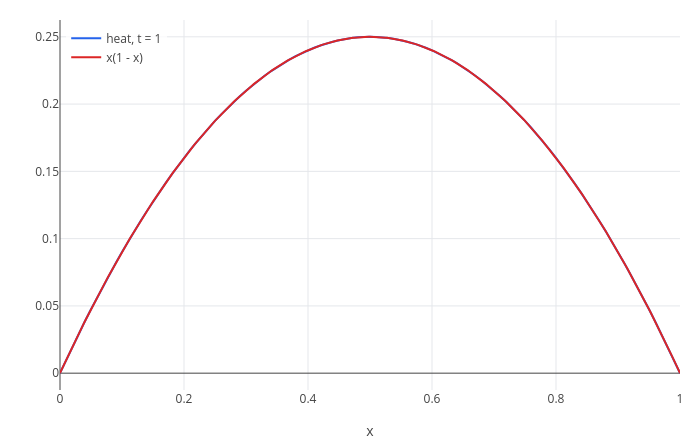

The code cell stored with this chart in its notebook:
### Markdown cell above
A **source** adds heat inside the rod, as an electric current does in a wire: $u_t = u_{xx} + q(x, t)$. With
$q = 2$ and both ends at 0, the steady state solves $u'' = -2$, which is $u = x(1 - x)$:

### Code cell
s = heat(0, x, 0, 1, 1, {source: 2});
U = s.u;
final = U(end);
p = legend(plot(s.x, final), "heat, t = 1");
show(p, legend(plot(x*(1 - x), x, 0, 1), "x(1 - x)"))

### Figure 1 — Plotly figure (JSON) as saved in the notebook; plotly's stock layout.template omitted (floating-point values rounded to 4 significant figures; data arrays with more than 128 entries replaced by an {"elided": "..."} marker saying what was removed)
{"data": [{"line": {"color": "#2563eb", "width": 2}, "mode": "lines", "name": "heat, t = 1", "type": "scatter", "x": [0, 0.01, 0.02, 0.03, 0.04, 0.05, 0.06, 0.07, 0.08, 0.09, 0.1, 0.11, 0.12, 0.13, 0.14, 0.15, 0.16, 0.17, 0.18, 0.19, 0.2, 0.21, 0.22, 0.23, 0.24, 0.25, 0.26, 0.27, 0.28, 0.29, 0.3, 0.31, 0.32, 0.33, 0.34, 0.35, 0.36, 0.37, 0.38, 0.39, 0.4, 0.41, 0.42, 0.43, 0.44, 0.45, 0.46, 0.47, 0.48, 0.49, 0.5, 0.51, 0.52, 0.53, 0.54, 0.55, 0.56, 0.57, 0.58, 0.59, 0.6, 0.61, 0.62, 0.63, 0.64, 0.65, 0.66, 0.67, 0.68, 0.69, 0.7, 0.71, 0.72, 0.73, 0.74, 0.75, 0.76, 0.77, 0.78, 0.79, 0.8, 0.81, 0.82, 0.83, 0.84, 0.85, 0.86, 0.87, 0.88, 0.89, 0.9, 0.91, 0.92, 0.93, 0.94, 0.95, 0.96, 0.97, 0.98, 0.99, 1, null], "y": [0, 0.0099, 0.0196, 0.0291, 0.0384, 0.0475, 0.0564, 0.0651, 0.0736, 0.0819, 0.09, 0.0979, 0.1056, 0.1131, 0.1204, 0.1275, 0.1344, 0.1411, 0.1476, 0.1539, 0.16, 0.1659, 0.1716, 0.1771, 0.1824, 0.1875, 0.1924, 0.1971, 0.2016, 0.2059, 0.21, 0.2139, 0.2176, 0.2211, 0.2244, 0.2275, 0.2304, 0.2331, 0.2356, 0.2379, 0.24, 0.2419, 0.2436, 0.2451, 0.2464, 0.2475, 0.2484, 0.2491, 0.2496, 0.2499, 0.25, 0.2499, 0.2496, 0.2491, 0.2484, 0.2475, 0.2464, 0.2451, 0.2436, 0.2419, 0.24, 0.2379, 0.2356, 0.2331, 0.2304, 0.2275, 0.2244, 0.2211, 0.2176, 0.2139, 0.21, 0.2059, 0.2016, 0.1971, 0.1924, 0.1875, 0.1824, 0.1771, 0.1716, 0.1659, 0.16, 0.1539, 0.1476, 0.1411, 0.1344, 0.1275, 0.1204, 0.1131, 0.1056, 0.0979, 0.09, 0.0819, 0.0736, 0.0651, 0.0564, 0.0475, 0.0384, 0.0291, 0.0196, 0.0099, 0, null]}, {"line": {"color": "#dc2626", "width": 2}, "mode": "lines", "name": "x(1 - x)", "type": "scatter", "x": {"elided": "402 float values"}, "y": {"elided": "402 float values"}}], "layout": {"height": 440, "legend": {"bgcolor": "rgba(255,255,255,0.8)", "x": 0.01, "xanchor": "left", "y": 0.99, "yanchor": "top"}, "margin": {"b": 50, "l": 60, "r": 20, "t": 20}, "showlegend": true, "title": {"text": ""}, "width": 700, "xaxis": {"range": [0, 1], "title": {"text": "x"}, "zeroline": true}, "yaxis": {"range": [-0.0125, 0.2625], "title": {"text": ""}, "zeroline": true}}}
